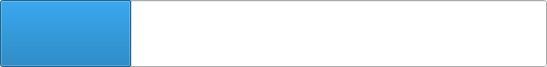
<?xml version="1.0" encoding="UTF-8"?>
<ui version="4.0">
 <class>FormProgressBar</class>
 <widget class="QWidget" name="FormProgressBar">
  <property name="geometry">
   <rect>
    <x>0</x>
    <y>0</y>
    <width>547</width>
    <height>67</height>
   </rect>
  </property>
  <property name="windowTitle">
   <string>Form</string>
  </property>
  <layout class="QGridLayout" name="gridLayout">
   <property name="leftMargin">
    <number>0</number>
   </property>
   <property name="topMargin">
    <number>0</number>
   </property>
   <property name="rightMargin">
    <number>0</number>
   </property>
   <property name="bottomMargin">
    <number>0</number>
   </property>
   <item row="0" column="0">
    <widget class="QProgressBar" name="progressBar">
     <property name="sizePolicy">
      <sizepolicy hsizetype="Expanding" vsizetype="Expanding">
       <horstretch>0</horstretch>
       <verstretch>0</verstretch>
      </sizepolicy>
     </property>
     <property name="layoutDirection">
      <enum>Qt::LeftToRight</enum>
     </property>
     <property name="value">
      <number>24</number>
     </property>
     <property name="alignment">
      <set>Qt::AlignLeading|Qt::AlignLeft|Qt::AlignVCenter</set>
     </property>
     <property name="orientation">
      <enum>Qt::Horizontal</enum>
     </property>
     <property name="format">
      <string/>
     </property>
    </widget>
   </item>
  </layout>
 </widget>
 <resources/>
 <connections/>
</ui>
